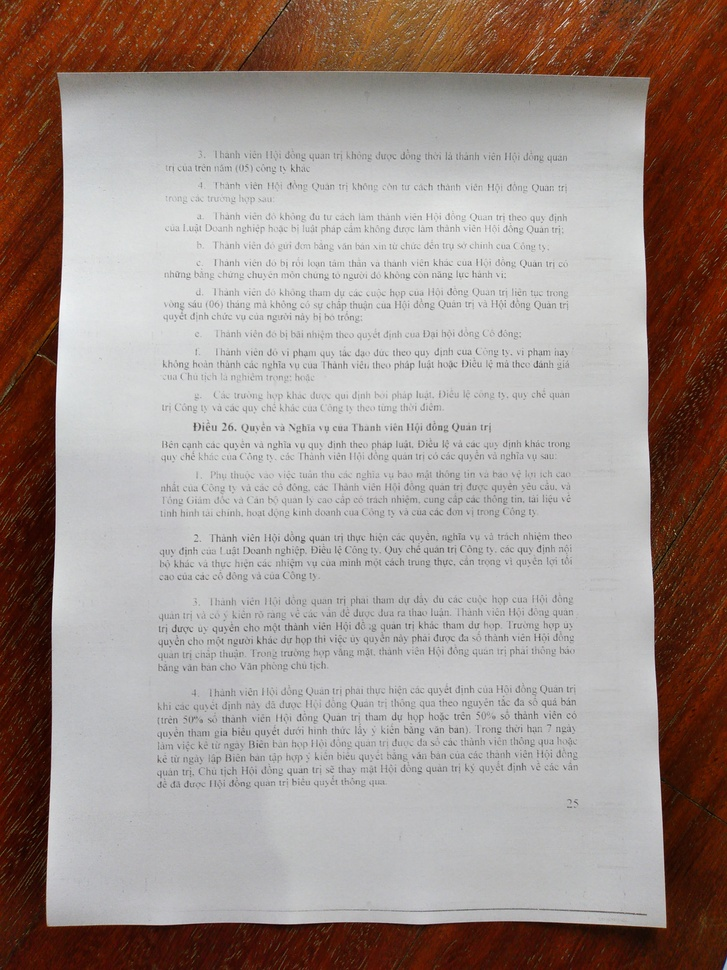
#> input picture images/IMG_20200421_152459_458.jpg, 727 x 970 px, shrunk from 3120 x 4160 before the run; its folder holds only this picture in this run
$ python image2text.py
#> lines starting #> are read from the running program, lines starting #| are printed output that depends on the picture
#> further down, imread is the input picture: shape (970, 727, 3); mean B, G, R 141, 146.4, 161
import os
import cv2
import glob
import tqdm
import argparse
from skimage.filters import threshold_local
import pytesseract

def check_exist(path):
	try:
		if not os.path.exists(path):
			os.mkdir(path)
	except Exception:
		raise "please check your folder again"
		pass


def extract_text_from_image(image, binary_mode = False, lang='vie'):
	# Convert the warped image to grayscale, then threshold it
	# to give it that 'black and white' paper effect
#> called with binary_mode = True, lang = 'vie'
	if binary_mode:
		_input = cv2.cvtColor(image, cv2.COLOR_BGR2GRAY)
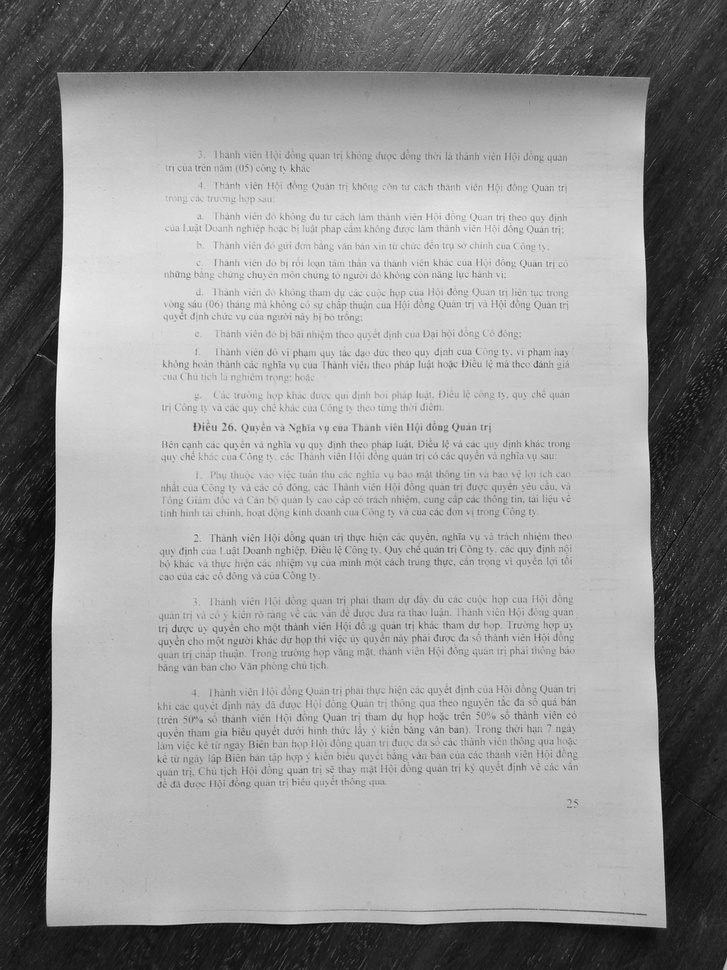
#> _input: shape (970, 727); min 4, max 252, mean 150.1
		T = threshold_local(_input, 11, offset=10, method="gaussian")
		_input = (_input > T).astype("uint8") * 255
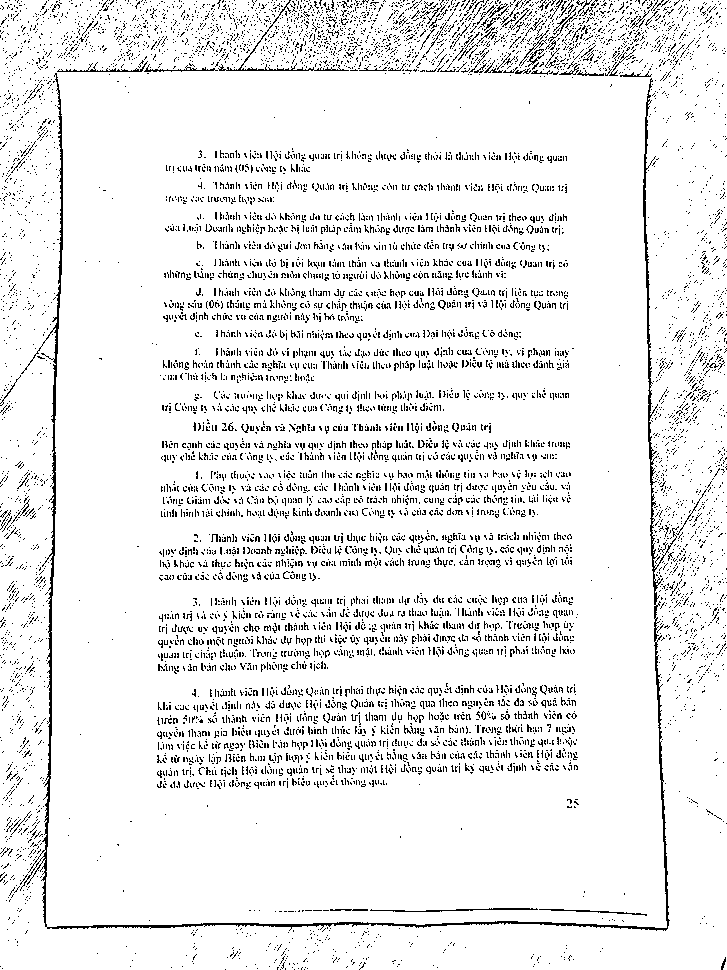
#> _input: shape (970, 727); 92.3% white; black in thin lines or dots
	else:
		_input = image

	config = '-l {lang}'.format(lang=lang)
#> (the run stopped early here; a loop or call above may not have finished)

$ run again, on images/IMG_20200421_152532_435.jpg
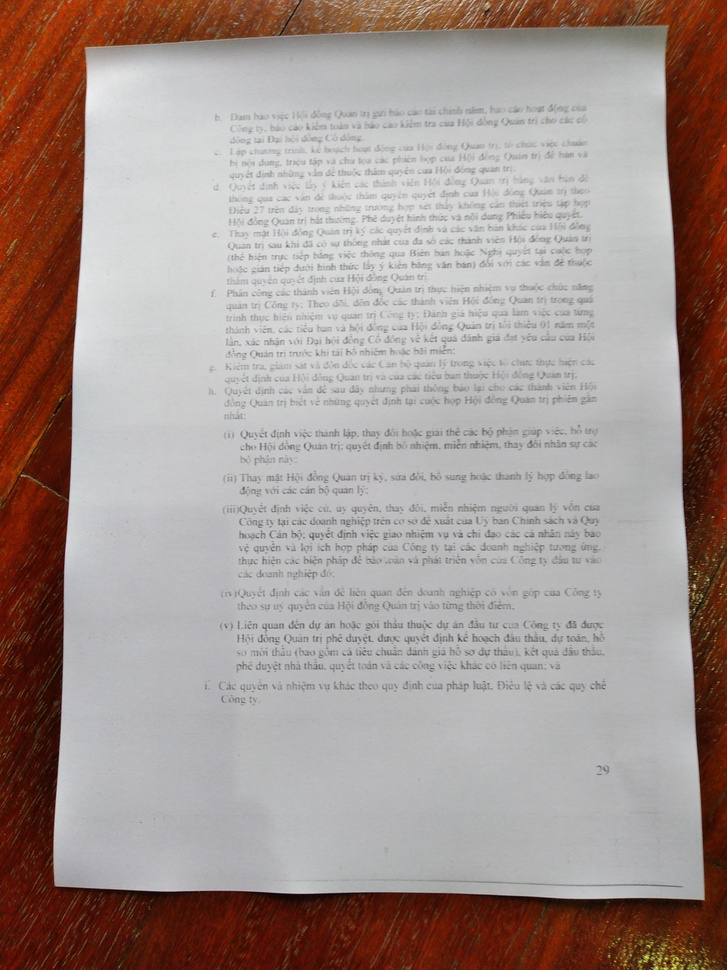
#> input picture images/IMG_20200421_152532_435.jpg, 727 x 970 px, shrunk from 3120 x 4160 before the run
#> imread is the input picture: shape (970, 727, 3); mean B, G, R 143.7, 148.2, 163.3
#> in extract_text_from_image, `_input = cv2.cvtColor(image, cv2.COLOR_BGR2GRAY)`:
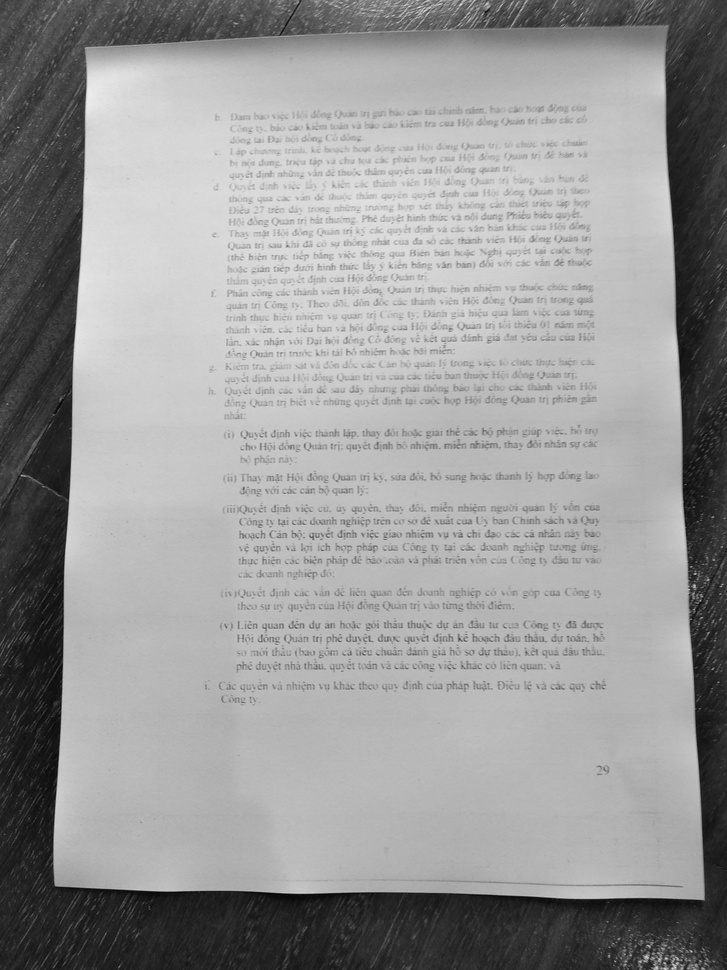
#> _input: shape (970, 727); min 3, max 236, mean 152.2
#> in extract_text_from_image, `_input = (_input > T).astype("uint8") * 255`:
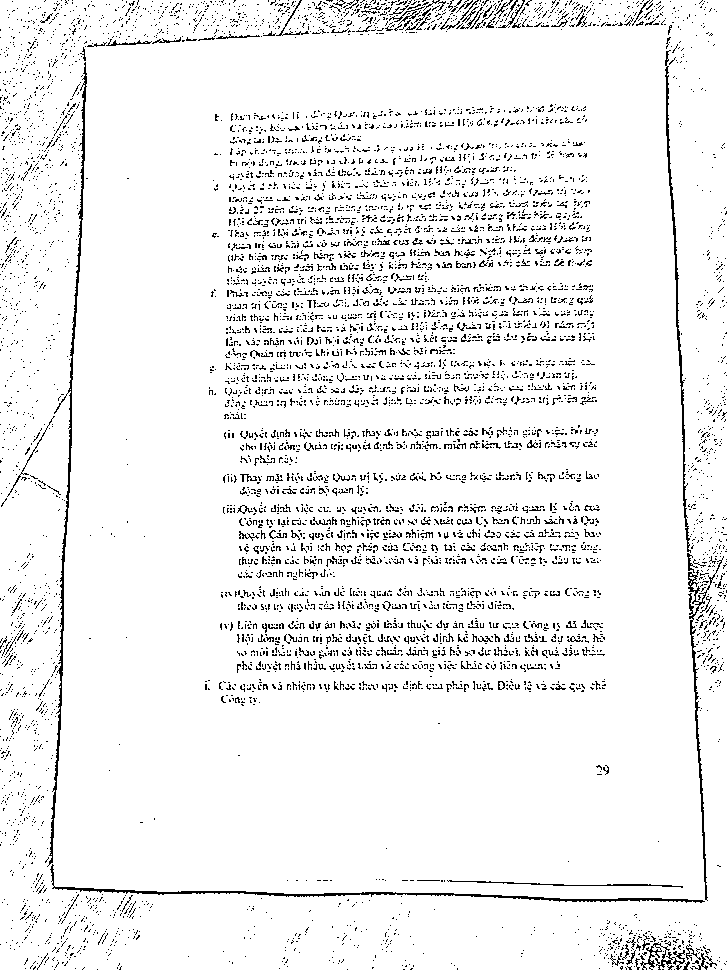
#> _input: shape (970, 727); 93.8% white; black in thin lines or dots

$ run again, on images/IMG_20200421_152548_524.jpg
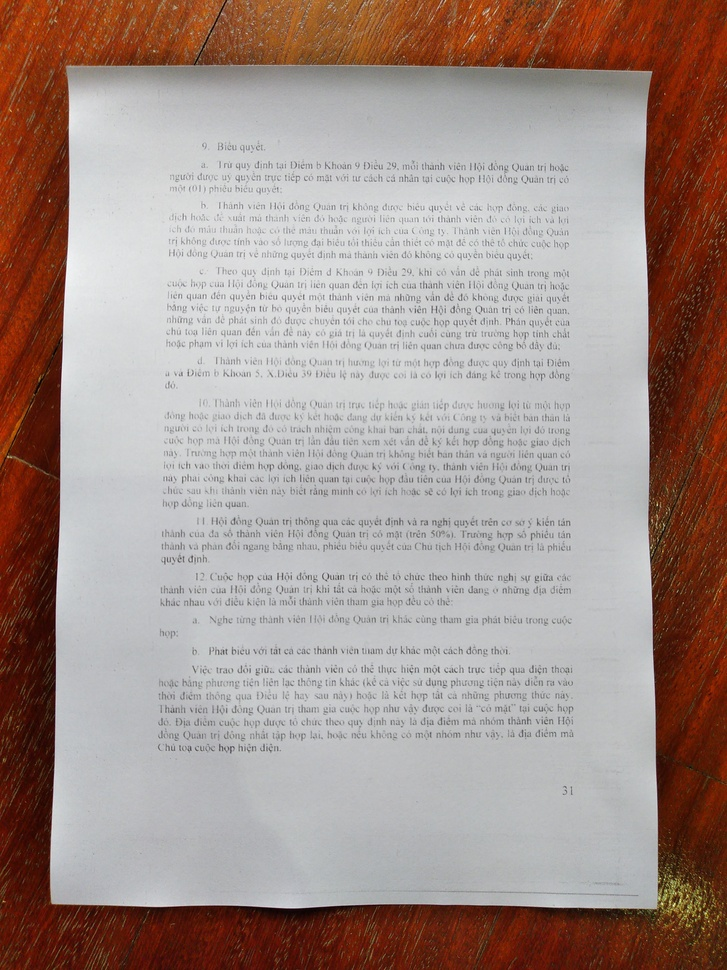
#> input picture images/IMG_20200421_152548_524.jpg, 727 x 970 px, shrunk from 3120 x 4160 before the run
#> imread is the input picture: shape (970, 727, 3); mean B, G, R 139.7, 145.7, 164.1
#> in extract_text_from_image, `_input = cv2.cvtColor(image, cv2.COLOR_BGR2GRAY)`:
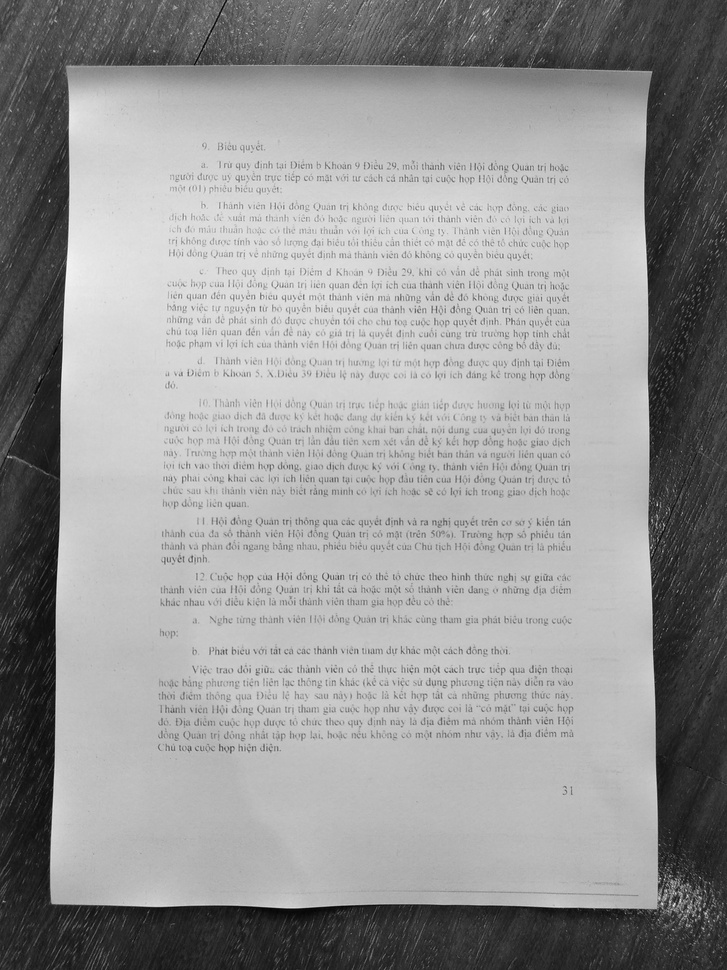
#> _input: shape (970, 727); min 3, max 253, mean 150.5
#> in extract_text_from_image, `_input = (_input > T).astype("uint8") * 255`:
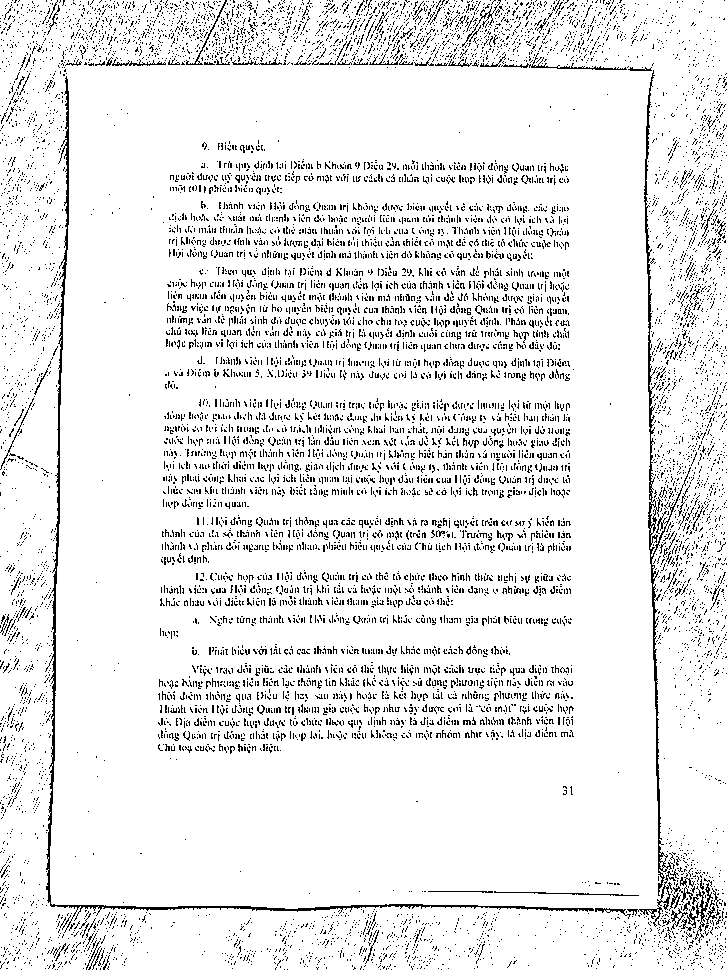
#> _input: shape (970, 727); 91.6% white; black in thin lines or dots

$ run again, on images/IMG_20200421_152510_516.jpg
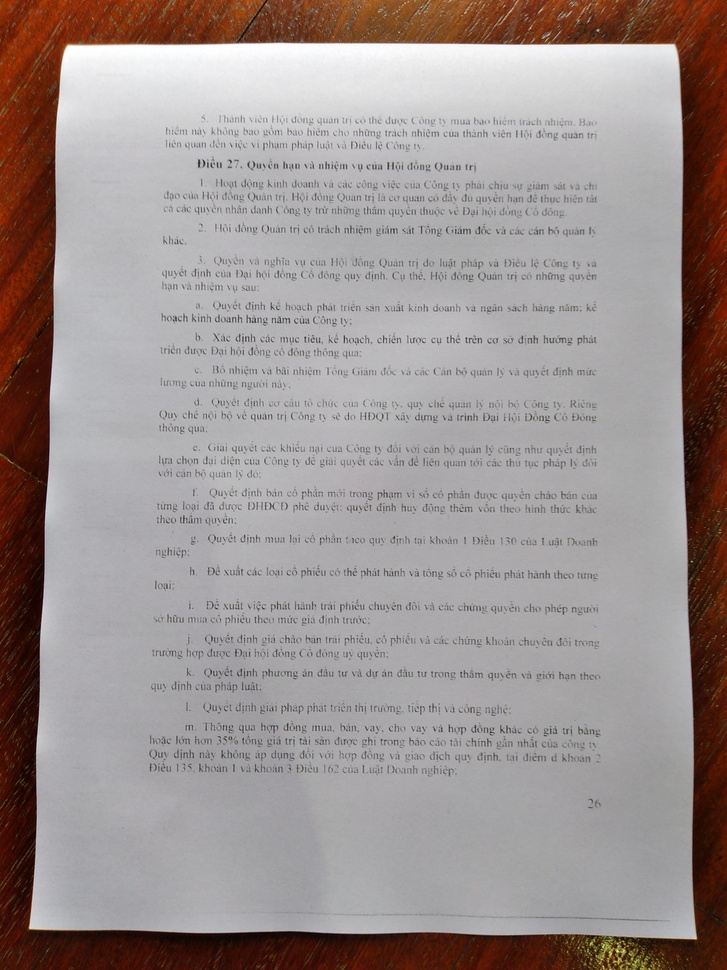
#> input picture images/IMG_20200421_152510_516.jpg, 727 x 970 px, shrunk from 3120 x 4160 before the run
#> imread is the input picture: shape (970, 727, 3); mean B, G, R 144.3, 146.2, 156.5
#> in extract_text_from_image, `_input = cv2.cvtColor(image, cv2.COLOR_BGR2GRAY)`:
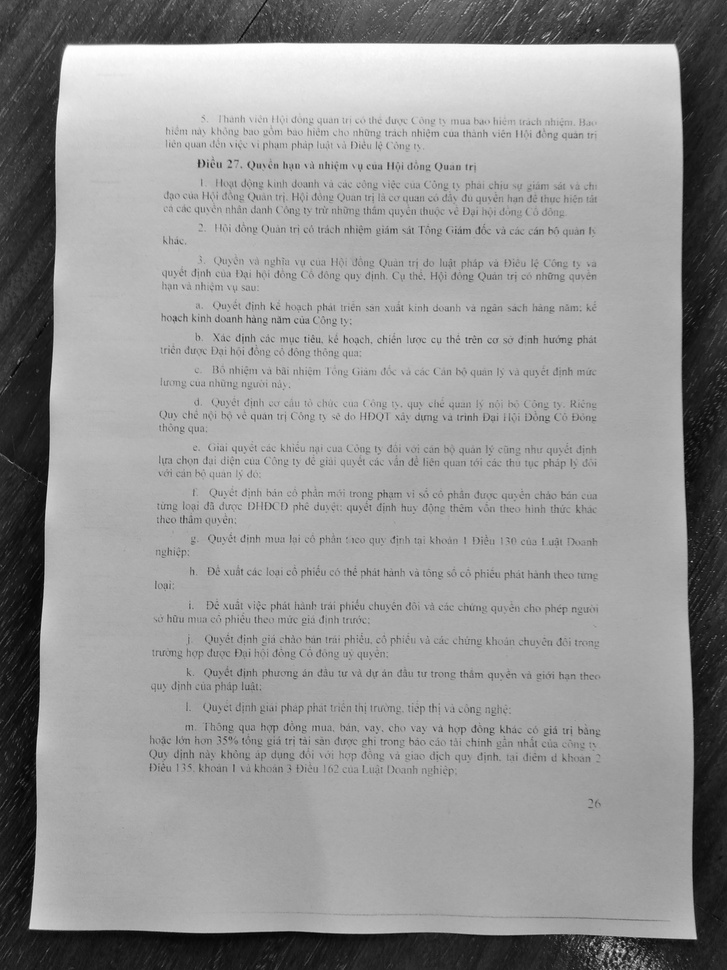
#> _input: shape (970, 727); min 3, max 255, mean 149
#> in extract_text_from_image, `_input = (_input > T).astype("uint8") * 255`:
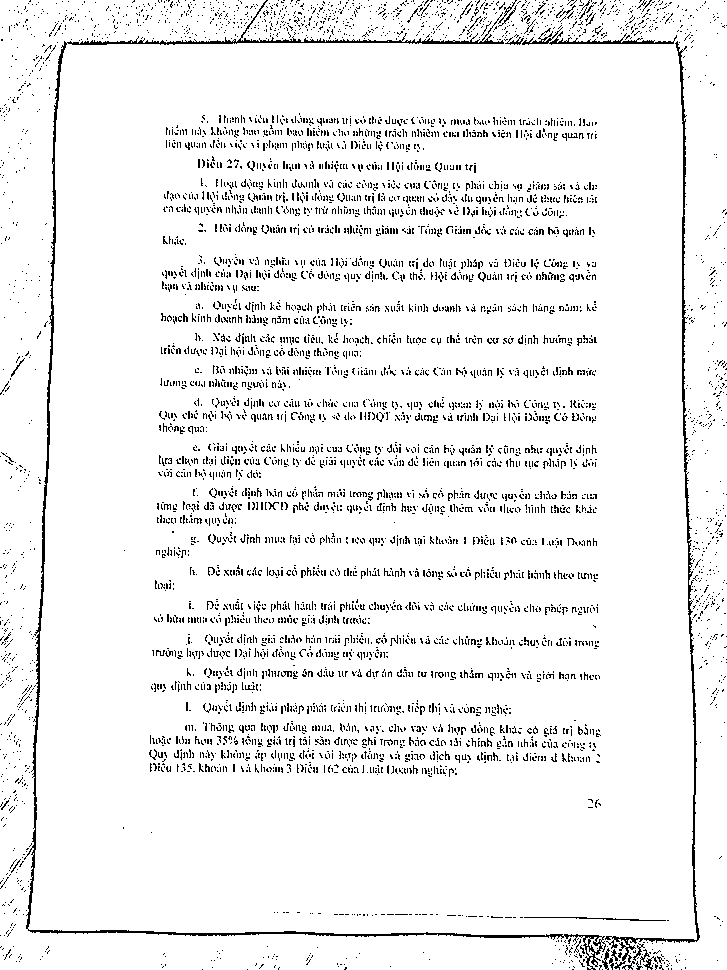
#> _input: shape (970, 727); 93.8% white; black in thin lines or dots
